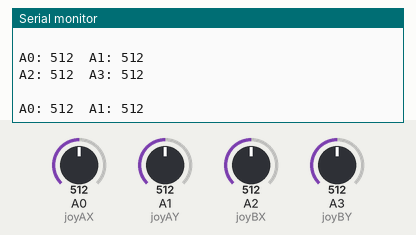
The sketch below on a simulated Arduino Uno, built with avr-gcc and run on an emulated ATmega328P. On the bench: the last lines printed to the serial monitor. Inputs (shaded band) come from the test bench; at power-on: A3 (joyBY) = 512, A2 (joyBX) = 512, A0 (joyAX) = 512, A1 (joyAY) = 512.

Above: at 5.7 s.
5.8 s: A3 (joyBY) set to 106
At 6.6 s:
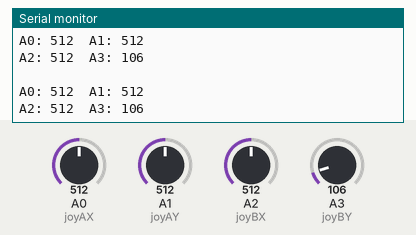
8.8 s: A3 (joyBY) set to 91
At 9.9 s:
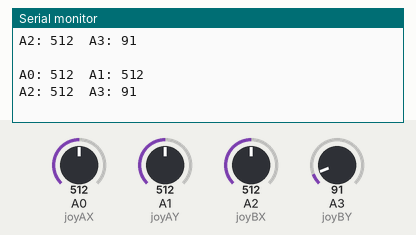
10.3 s: A2 (joyBX) set to 111
At 11.1 s:
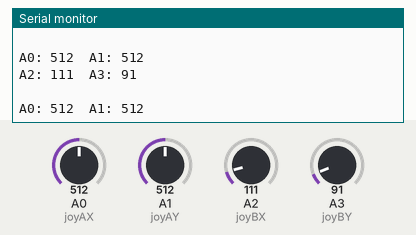
11.8 s: A2 (joyBX) set to 92
At 12.4 s:
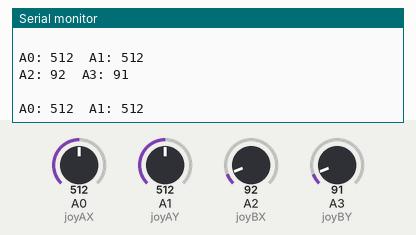
Timing chart, 0 to 14.8 s (numbered marks = the images above; inputs shaded):
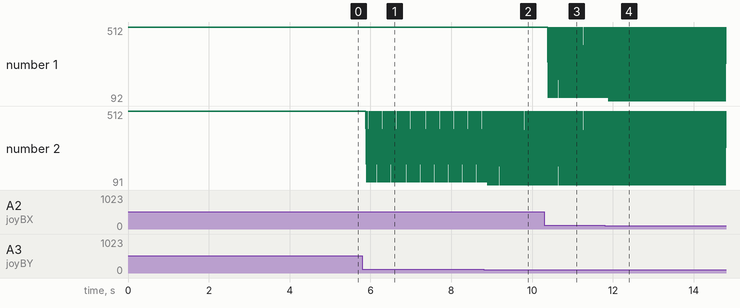

The sketch:

joystick.ino
```cpp
#define joyAX A0
#define joyAY A1
#define joyBX A2
#define joyBY A3

void setup() {
  Serial.begin(9600);
}

void loop() {
  // put your main code here, to run repeatedly:
  int axValue = analogRead(joyAX);
  int ayValue = analogRead(joyAY);
  int bxValue = analogRead(joyBX);
  int byValue = analogRead(joyBY);

  //print the values with to plot or view

  Serial.print("A0: ");
  Serial.print(axValue);
  Serial.print("\t");
  Serial.print("A1: ");
  Serial.println(ayValue);
  Serial.print("A2: ");
  Serial.print(bxValue);
  Serial.print("\t");
  Serial.print("A3: ");
  Serial.println(byValue);
  Serial.println(" ");
}
```

Measured:
- the behaviour switches between 100 and 99 on A3 (joyBY) (found by bisection; images 1 and 2)
- after the input at 5.8 s, the serial monitor: prints a new line after 0.11 s (image 1)
- after the input at 8.8 s, the serial monitor: prints a new line after 0.11 s (image 2)
- after the input at 10.3 s, the serial monitor: prints a new line after 0.10 s (image 3)
- after the input at 11.8 s, the serial monitor: prints a new line after 0.10 s (image 4)
- plotted number 1: 512 → 111 after the input at 10.3 s
- plotted number 2: 512 → 106 after the input at 5.8 s, 106 → 91 after the input at 8.8 s
